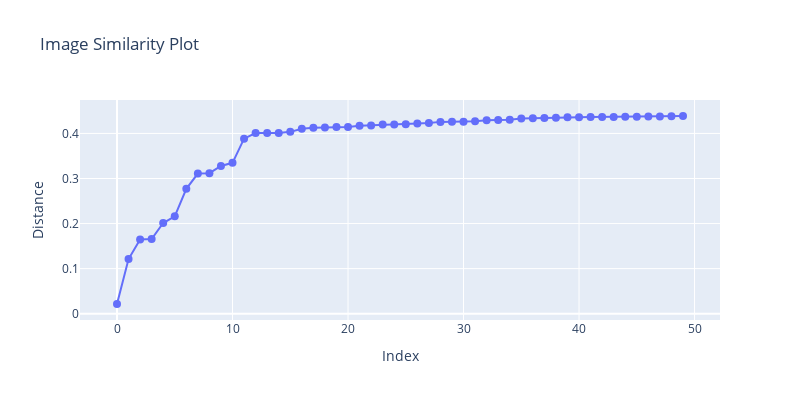

Notebook code for this chart:
### Code cell
# Extract data for plot
indices = list(range(len(results)))
distances = [1 - result.score for result in results]  # Convert cosine similarity to distance

# Create scatter plot with simpler hover text
fig = go.Figure(data=go.Scatter(
    x=indices,
    y=distances,
    mode='lines+markers',
    marker=dict(size=8),
    text=[f'Index: {i}<br>ID: {result.id}<br>Distance: {1-result.score:.4f}<br>Type: {result.payload["type"]}' 
          for i, result in enumerate(results)],
    hovertemplate='%{text}<extra></extra>'
))

fig.update_layout(
    title='Image Similarity Plot',
    xaxis_title='Index',
    yaxis_title='Distance',
    width=800,
    height=400,
    showlegend=False
)

# Display plot
fig.show()

# Create grid of thumbnails below the plot
html = ['<div style="display: flex; flex-wrap: wrap; gap: 10px;">']

for i, result in enumerate(results):
    img_html = get_image_html(result, size=(150, 210))
    item_html = f"""
    <div style='text-align: center; border: 1px solid #ddd; padding: 5px;'>
        {img_html}
        <br>
        <small>Index: {i}</small><br>
        <small>Distance: {1-result.score:.4f}</small><br>
        <small>ID: {result.id}</small><br>
        <small>Type: {result.payload['type']}</small>
    </div>
    """
    html.append(item_html)

html.append('</div>')
display(HTML(''.join(html)))

### Figure 1 — Plotly figure (JSON) as saved in the notebook; plotly's stock layout.template omitted (floating-point values rounded to 4 significant figures)
{"data": [{"hovertemplate": "%{text}<extra></extra>", "marker": {"size": 8}, "mode": "lines+markers", "text": ["Index: 0<br>ID: 243<br>Distance: 0.0214<br>Type: full_image", "Index: 1<br>ID: 242<br>Distance: 0.1212<br>Type: full_image", "Index: 2<br>ID: 244<br>Distance: 0.1647<br>Type: full_image", "Index: 3<br>ID: 241<br>Distance: 0.1656<br>Type: full_image", "Index: 4<br>ID: 240<br>Distance: 0.2012<br>Type: full_image", "Index: 5<br>ID: 245<br>Distance: 0.2161<br>Type: full_image", "Index: 6<br>ID: 78002<br>Distance: 0.2770<br>Type: localization", "Index: 7<br>ID: 291001<br>Distance: 0.3109<br>Type: localization", "Index: 8<br>ID: 80001<br>Distance: 0.3118<br>Type: localization", "Index: 9<br>ID: 79002<br>Distance: 0.3277<br>Type: localization", "Index: 10<br>ID: 245001<br>Distance: 0.3348<br>Type: localization", "Index: 11<br>ID: 133002<br>Distance: 0.3884<br>Type: localization", "Index: 12<br>ID: 133003<br>Distance: 0.4008<br>Type: localization", "Index: 13<br>ID: 289001<br>Distance: 0.4008<br>Type: localization", "Index: 14<br>ID: 236<br>Distance: 0.4011<br>Type: full_image", "Index: 15<br>ID: 290004<br>Distance: 0.4035<br>Type: localization", "Index: 16<br>ID: 79001<br>Distance: 0.4105<br>Type: localization", "Index: 17<br>ID: 290002<br>Distance: 0.4128<br>Type: localization", "Index: 18<br>ID: 218001<br>Distance: 0.4132<br>Type: localization", "Index: 19<br>ID: 198002<br>Distance: 0.4143<br>Type: localization", "Index: 20<br>ID: 236001<br>Distance: 0.4145<br>Type: localization", "Index: 21<br>ID: 100001<br>Distance: 0.4171<br>Type: localization", "Index: 22<br>ID: 204<br>Distance: 0.4178<br>Type: full_image", "Index: 23<br>ID: 78001<br>Distance: 0.4197<br>Type: localization", "Index: 24<br>ID: 203001<br>Distance: 0.4200<br>Type: localization", "Index: 25<br>ID: 124003<br>Distance: 0.4205<br>Type: localization", "Index: 26<br>ID: 176001<br>Distance: 0.4221<br>Type: localization", "Index: 27<br>ID: 236002<br>Distance: 0.4231<br>Type: localization", "Index: 28<br>ID: 205002<br>Distance: 0.4257<br>Type: localization", "Index: 29<br>ID: 149003<br>Distance: 0.4257<br>Type: localization", "Index: 30<br>ID: 186001<br>Distance: 0.4258<br>Type: localization", "Index: 31<br>ID: 218<br>Distance: 0.4269<br>Type: full_image", "Index: 32<br>ID: 291004<br>Distance: 0.4294<br>Type: localization", "Index: 33<br>ID: 79<br>Distance: 0.4298<br>Type: full_image", "Index: 34<br>ID: 306002<br>Distance: 0.4306<br>Type: localization", "Index: 35<br>ID: 23002<br>Distance: 0.4329<br>Type: localization", "Index: 36<br>ID: 273002<br>Distance: 0.4338<br>Type: localization", "Index: 37<br>ID: 202003<br>Distance: 0.4344<br>Type: localization", "Index: 38<br>ID: 239001<br>Distance: 0.4346<br>Type: localization", "Index: 39<br>ID: 80002<br>Distance: 0.4358<br>Type: localization", "Index: 40<br>ID: 62003<br>Distance: 0.4361<br>Type: localization", "Index: 41<br>ID: 309003<br>Distance: 0.4363<br>Type: localization", "Index: 42<br>ID: 216001<br>Distance: 0.4366<br>Type: localization", "Index: 43<br>ID: 198<br>Distance: 0.4367<br>Type: full_image", "Index: 44<br>ID: 132003<br>Distance: 0.4368<br>Type: localization", "Index: 45<br>ID: 350002<br>Distance: 0.4370<br>Type: localization", "Index: 46<br>ID: 101002<br>Distance: 0.4378<br>Type: localization", "Index: 47<br>ID: 70003<br>Distance: 0.4378<br>Type: localization", "Index: 48<br>ID: 211001<br>Distance: 0.4384<br>Type: localization", "Index: 49<br>ID: 170002<br>Distance: 0.4387<br>Type: localization"], "type": "scatter", "x": [0, 1, 2, 3, 4, 5, 6, 7, 8, 9, 10, 11, 12, 13, 14, 15, 16, 17, 18, 19, 20, 21, 22, 23, 24, 25, 26, 27, 28, 29, 30, 31, 32, 33, 34, 35, 36, 37, 38, 39, 40, 41, 42, 43, 44, 45, 46, 47, 48, 49], "y": [0.02143, 0.1212, 0.1647, 0.1656, 0.2012, 0.2161, 0.277, 0.3109, 0.3118, 0.3277, 0.3348, 0.3884, 0.4008, 0.4008, 0.4011, 0.4035, 0.4105, 0.4128, 0.4132, 0.4143, 0.4145, 0.4171, 0.4178, 0.4197, 0.42, 0.4205, 0.4221, 0.4231, 0.4257, 0.4257, 0.4258, 0.4269, 0.4294, 0.4298, 0.4306, 0.4329, 0.4338, 0.4344, 0.4346, 0.4358, 0.4361, 0.4363, 0.4366, 0.4367, 0.4368, 0.437, 0.4378, 0.4378, 0.4384, 0.4387]}], "layout": {"height": 400, "showlegend": false, "title": {"text": "Image Similarity Plot"}, "width": 800, "xaxis": {"title": {"text": "Index"}}, "yaxis": {"title": {"text": "Distance"}}}}
